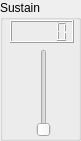
            <widget class="QGroupBox" name="Slider3Box">
             <property name="minimumSize">
              <size>
               <width>81</width>
               <height>141</height>
              </size>
             </property>
             <property name="maximumSize">
              <size>
               <width>81</width>
               <height>141</height>
              </size>
             </property>
             <property name="title">
              <string>Sustain</string>
             </property>
             <widget class="QWidget" name="layoutWidget_28">
              <property name="geometry">
               <rect>
                <x>10</x>
                <y>20</y>
                <width>66</width>
                <height>117</height>
               </rect>
              </property>
              <layout class="QVBoxLayout" name="verticalLayout_159">
               <item>
                <widget class="QLCDNumber" name="dcfSustainLevelLCD">
                 <property name="maximumSize">
                  <size>
                   <width>64</width>
                   <height>23</height>
                  </size>
                 </property>
                </widget>
               </item>
               <item>
                <layout class="QHBoxLayout" name="horizontalLayout_68">
                 <item>
                  <spacer name="horizontalSpacer_97">
                   <property name="orientation">
                    <enum>Qt::Horizontal</enum>
                   </property>
                   <property name="sizeHint" stdset="0">
                    <size>
                     <width>18</width>
                     <height>20</height>
                    </size>
                   </property>
                  </spacer>
                 </item>
                 <item>
                  <widget class="QSlider" name="dcfSustainLevel_Slider">
                   <property name="orientation">
                    <enum>Qt::Vertical</enum>
                   </property>
                  </widget>
                 </item>
                 <item>
                  <spacer name="horizontalSpacer_98">
                   <property name="orientation">
                    <enum>Qt::Horizontal</enum>
                   </property>
                   <property name="sizeHint" stdset="0">
                    <size>
                     <width>18</width>
                     <height>20</height>
                    </size>
                   </property>
                  </spacer>
                 </item>
                </layout>
               </item>
              </layout>
             </widget>
            </widget>
